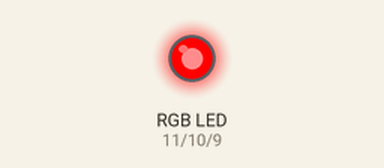
Simulated run of this sketch. Board: Arduino Uno, built with avr-gcc and run on an emulated ATmega328P. Parts: an RGB LED mixed from three pins (HIGH = lit).

Above: at 0.1 s.
At 3.1 s:
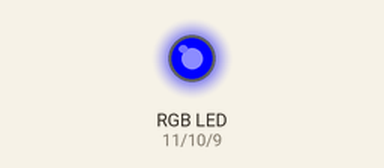
At 4.6 s:
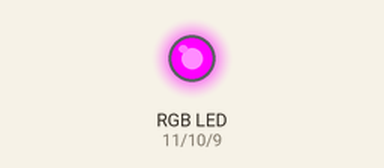
At 7.6 s:
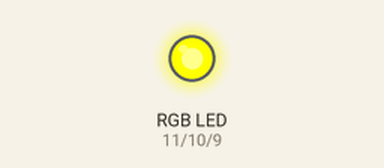
At 27.5 s:
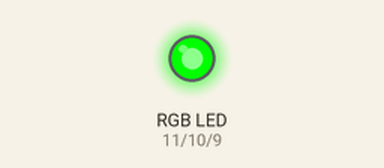
At 35.0 s:
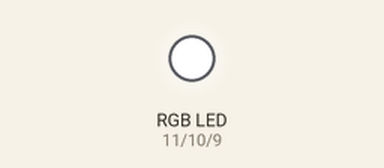
Timing chart, 0 to 40.0 s (numbered marks = the images above):
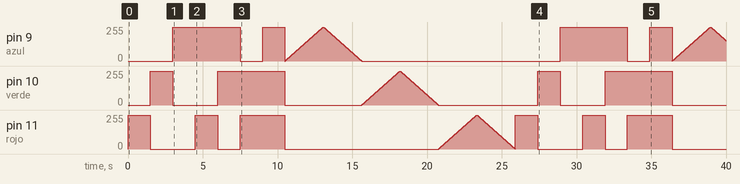

Measured:
- by itself, pin 10 (verde): 0/255 → 255/255 at 1.5 s, → 0/255 1.5 s later, → 255/255 3.0 s later, → 0/255 4.5 s later, … (518 changes in this stretch)
- by itself, pin 11 (rojo): 0/255 → 255/255 at 0.00 s, → 0/255 1.5 s later, → 255/255 3.0 s later, → 0/255 1.5 s later, … (522 changes in this stretch)

The sketch:

ControlTiraRGB.ino
```cpp
int azul = 9;
int verde = 10;
int rojo = 11;


void setup() {
Serial.begin(9600);
pinMode(azul,OUTPUT);
pinMode(verde,OUTPUT);
pinMode(rojo,OUTPUT);

}

void loop()
{

Rojo();
delay(1500);
Verde();
delay(1500);
Azul();
delay(1500);
Magenta();
delay(1500);
Cyan();
delay(1500);
Amarillo();
delay(1500);
Blanco();
delay(1500);


secuencia();


}


void Rojo(){
analogWrite(azul,0);
analogWrite(verde,0);
analogWrite(rojo,255);
}


void Verde(){
analogWrite(azul,0);
analogWrite(verde,255);
analogWrite(rojo,0);
}
void Azul(){
analogWrite(azul,255);
analogWrite(verde,0);
analogWrite(rojo,0);
}
void Magenta(){
analogWrite(azul,255);
analogWrite(verde,0);
analogWrite(rojo,255);
}
void Cyan(){
analogWrite(azul,255);
analogWrite(verde,255);
analogWrite(rojo,0);
}
void Amarillo(){
analogWrite(azul,0);
analogWrite(verde,255);
analogWrite(rojo,255);
}
void Blanco(){
analogWrite(azul,255);
analogWrite(verde,255);
analogWrite(rojo,255);
}
void secuencia(){
  for(int i =0; i<=255;i++){// encender azul
    analogWrite(azul,i);
    analogWrite(verde,0);
    analogWrite(rojo,0);
    delay(10);
  }
   for(int e =255; e>=0;e--){// apagar azul
    analogWrite(azul,e);
    analogWrite(verde,0);
    analogWrite(rojo,0);
    delay(10);
  }

  for(int a =0; a<=255;a++){//encender verde
    analogWrite(azul,0);
    analogWrite(verde,a);
    analogWrite(rojo,0);
    delay(10);
  }
   for(int b=255; b>=0;b--){// apagar verde
    analogWrite(azul,0);
    analogWrite(verde,b);
    analogWrite(rojo,0);
    delay(10);
  }

  for(int c =0; c<=255;c++){// encender rojo
    analogWrite(azul,0);
    analogWrite(verde,0);
    analogWrite(rojo,c);
    delay(10);
  }
   for(int d =255; d>=0;d--){// apagar rojo
    analogWrite(azul,0);
    analogWrite(verde,0);
    analogWrite(rojo,d);
    delay(10);
  }

}
```
